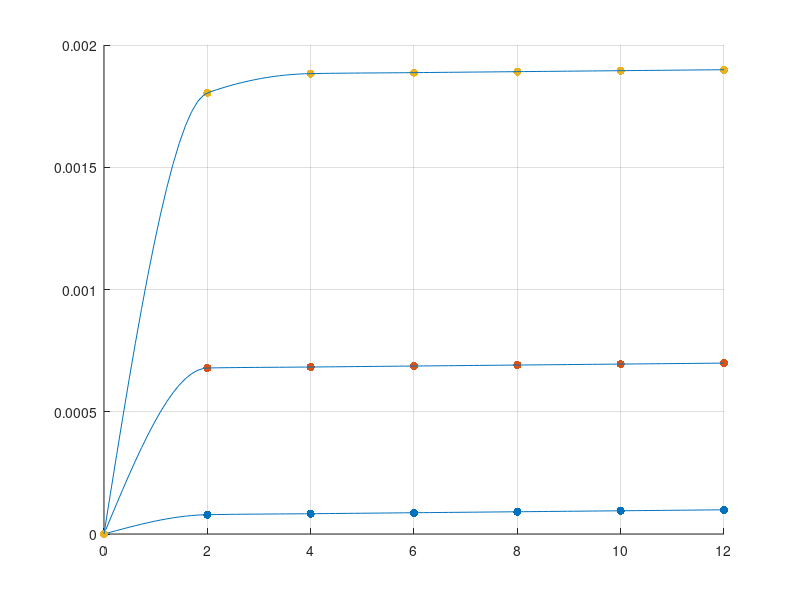
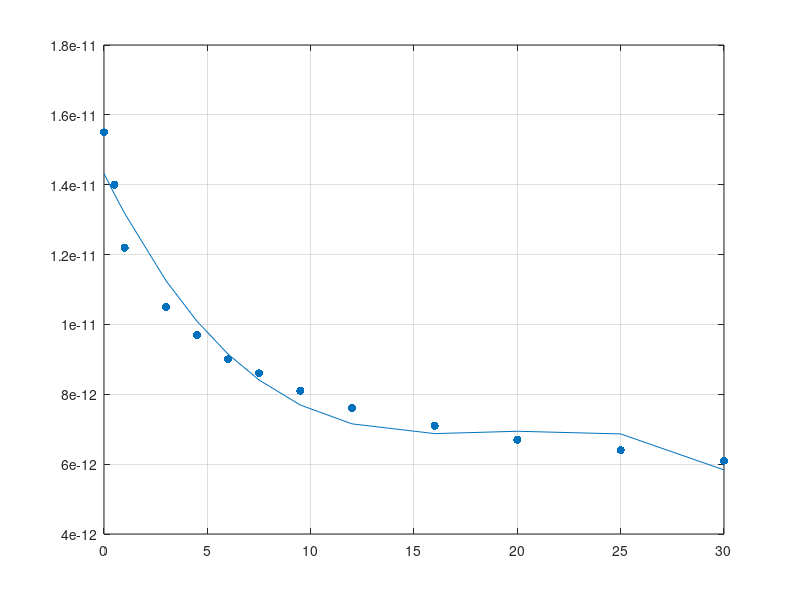

These charts were generated, in order, by the following MATLAB code: (Note: this script raises an error after producing the figures.)
Uzv1 = 4;
Uzv3 = 6;
Usv1 = 0;
Usv7 = 12;
U0 = 3.5;
g22 = 2e-6;
betta = 0.3e-3;

U = [0.0, 0.5, 1.0, 3.0, 4.5, 6.0, 7.5, 9.5, 12.0, 16.0, 20.0, 25.0, 30.0];
C = [15.5e-12, 14.0e-12, 12.2e-12, 10.5e-12, 9.7e-12, 9.0e-12, 8.6e-12, 8.1e-12, 7.6e-12, 7.1e-12, 6.7e-12, 6.4e-12, 6.1e-12];

Uzv = linspace(Uzv1, Uzv3, 3);
Usv = linspace(Usv1,Usv7, 7);
UsvLong = linspace(Usv1,Usv7);

fh = figure();
handler = axes(fh);
I = zeros(size(Usv, 2), size(Usv, 2));
for i = 1:size(Uzv, 2)
    for j = 1:size(Usv, 2)
        if (Uzv(i) <= U0)
            I(i, j) = g22 .* Usv(j);
        elseif (Usv(j) < (Uzv(i) - U0))
            I(i, j) = betta .* (2 .* (Uzv(i) - U0) - Usv(j)) .* Usv(j) + g22 .* Usv(j);
        else
            I(i, j) = betta .* (Uzv(i) - U0) .* (Uzv(i) - U0) + g22 .* Usv(j);
        end
    end
    y = interp1(Usv, I(i, 1:size(Usv, 2)), UsvLong, 'cubic');
    scatter(Usv, I(i, 1:size(Usv, 2)), 'filled', 'parent', handler);
    hold on
    grid on
    line(UsvLong, y, 'parent', handler);
end

fg = figure(2);
axes(fg);

x_fit = polyfit(U, C, 3);
y_fit = polyval(x_fit, U);

plot(U, y_fit)
hold on
grid on
scatter(U, C, 'filled')

C_0 = C(1);

n = 1;
for i = 1:size(U, 2)
    if U(i) > 6
        n = i;
        break
    end
end
U = U(n:size(U, 2));
C = C(n:size(C, 2));

U_q = log(U);
C_q = log(C_0 ./ C);

x_fit = polyfit(C_q, U_q, 1);

n = 1 / x_fit(1);
fi = exp(x_fit(2));

X = linspace(0, max(U));
Y = function1(C_0, fi, n, X);

plot(X ,Y);
